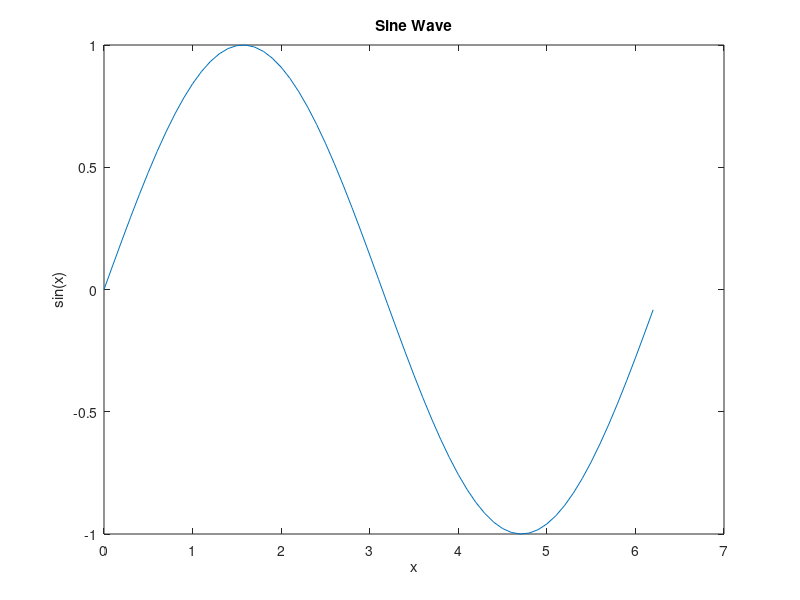

Recreate this plot in MATLAB.
x = 0:0.1:2*pi;
y = sin(x);
plot(x, y);
title('Sine Wave');
xlabel('x');
ylabel('sin(x)');
%saveas(gcf, 'sine_wave.png');
waitfor(gcf);

%run with mathlab -batch "test_plot"